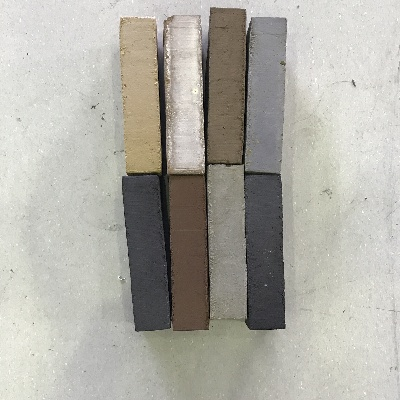
//> input picture Strojer_Images/Initial Test Images/Cropped/IMG_4048.JPG, 400 x 400 px
$ ./main   (built with g++ and OpenCV 4)
//> lines starting //> are read from the running program, lines starting //| are printed output that depends on the picture; after the words box and inside, x2 and y2 are one past the last pixel; in counts of white or black regions, pixels touching at a corner belong together
### Hough_transform/Point_transform.h
#pragma once
#include <opencv2/opencv.hpp>
#include <iostream>
class Point_transform
{
public:
	Point_transform(cv::Point2d focal_len);
	Point_transform(cv::Point2d focal_len, cv::Point2d origin_delta);
	Point_transform(cv::Mat transformation_mat, cv::Point2d focal_len, cv::Point2d origin_delta);
	cv::Point3f transform_point(cv::Point2d point, float depth);

private:
	cv::Mat transformation_mat;
	cv::Point2d focal_len; // millimeters
	cv::Point2d origin_delta;

};

### Hough_transform/Bricks_from_lines_img.h
#pragma once
#include <opencv2/opencv.hpp>
#include <iostream>
class Bricks_from_lines_img
{
public:
	Bricks_from_lines_img(cv::Mat src_img, std::vector<std::vector<double>> lines);
	void draw_contours(cv::Mat img);
	void draw_rotated_rect(cv::Mat img);
	void draw_rect(cv::Mat img);
	std::vector<std::vector<cv::Point>> get_contours();
	std::vector<cv::RotatedRect> rotated_rectangles;


private:
	cv::RNG rng;
	std::vector<std::vector<double>> lines;
	cv::Mat base_img;
	std::vector<std::vector<cv::Point>> contours;
	std::vector<cv::Vec4i> hierarchy;

	int area_upper;
	int area_lower;
	int arc_length_upper;
	int arc_length_lower;

	void print_line_bw(cv::Mat img, double rho, double theta);

};

### Hough_transform/Hough_space.h
#pragma once
#include <opencv2/opencv.hpp>
class Hough_space
{
public:
	Hough_space(cv::Mat edge_img);

	//-------- methods -----------
	void save_to_csv(std::string filename);
	// ------ Not settled on yet --------
	void get_shifted_hough(); // check whether important clusters exist at top and bottom, if so, perform shifting


private:
	cv::Mat edge_img;
	cv::Mat hough_space;
	int img_height;
	int img_width;
	int hough_height;
	int hough_width;
	int resolution_rho;
	int rho_max;
	float resolution_theta;
	int num_angle;
	std::vector<float> theta_tick;
	std::vector<int> rho_tick;
	std::vector<std::vector<double>> lines;

	//-------------- Methods ---------------------
	cv::Point get_parameters(cv::Point idx_point);
	void initialise_hough_space();
	void fill_ticks();
	void find_lines(int accum_threshold);


};

### Hough_transform/Hough_space.cpp
#include "Hough_space.h"

Hough_space::Hough_space(cv::Mat edge_img)
{
    this->rng(123456);
	this->edge_img = edge_img.clone();
	this->img_height = this->edge_img.size().height;
	this->img_width = this->edge_img.size().width;
	this->rho_max = cvRound(sqrt(pow(img_width, 2.0) + pow(img_height, 2.0))/2);
	this->resolution_theta = CV_PI / 180;
	this->resolution_rho = 1;
	this->num_angle = cvRound(CV_PI / resolution_theta);
    this->hough_height = num_angle;
    this->hough_width = rho_max * 2 + 1;
	this->hough_matrix = cv::Mat::zeros(hough_height, hough_width, CV_16U);
    this->accum_threshold = 0.35;
    initialise_hough_space();
    fill_ticks();

}

/**
 * Method that initialises the hough space by calculating the hough transform and filling in "tick containers"
 * By default the reuolution of the hough space is 1 degreee for the theta, and 1 pixel for rho.
 *
 * @param img - edge image
 *
 * @return hough space
 */
// [23 lines left out: function initialise_hough_space, not called in this run]

/**
 * Method which fills in the "tick containers" for rho and theta.
 * These containers are implemented to ease conversion from image matrix to parameters.
 */
// [103 lines left out: functions fill_ticks, find_lines, not called in this run]

/**
 * Find whether there exists prominent clusters near the edges of the hough space, which would "wrap around"
 */
// [128 lines left out: functions clusters_at_border, find_splitting_line, inverse_shift_points, inverse_shift_single_contour, inverse_shift_single_point, show_contours, not called in this run]
/**
* Convert a point in hough space to a vector of the line parameters for the corresponding point.
* @param pos_hough_space - point in hough space
* @return vector of line parameters - {rho, theta}.
*/
// [8 lines left out: function convert_to_line, not called in this run]
/*
* Overloaded version of above method to accound for cv::Point2f
*/
// [8 lines left out: function convert_to_line, not called in this run]

/**
*  Finds the most dominante point within a specified contour in the hough space
*/
// [15 lines left out: function get_maximum, not called in this run]

/*
Finding the weighted average does not work due to the fact that the idicies relating to one cluster "jumps"
due to the shift and later inverse shift. This results in an average that does not make sense. A work around
for this may be to either keep the entire hough space in the shifted condition and simply change the axes, or
to keep the contour indicies in the shifted state until after the weighted average. This would require the hough
space to be artifcially shifted while calculating the weighted average.
*/
// [52 lines left out: functions get_weighted_average, save_to_csv, shift_hough, not called in this run]

### Hough_transform/main.cpp
#include <iostream>
#include <math.h>
#include <opencv2/opencv.hpp>
#include "Hough_space.h"
#include "Bricks_from_lines_img.h"
#include "Point_transform.h"

using namespace std;
using namespace cv;

RNG rng(12347); //random generator used for determine color of contours when displaying them.
double resolution_theta = CV_PI/180;
int resolution_rho = 1;

// [19 lines left out: function save_to_csv, not called in this run]

/**
 * print a single line on an image.
 * @param img (image with 3 channels)
 * @param rho
 * @param theta
 */
// [12 lines left out: function print_line, not called in this run]

/**
 * print a single line on a black and white image.
 * @param img (image with 1 channel)
 * @param rho
 * @param theta
 */
// [12 lines left out: function print_line_bw, not called in this run]

/**
 * Draw lines on an image
 * @param img
 *
 */
// [7 lines left out: function draw_lines, not called in this run]

/**
 * @brief Cand show the found regions of ineterest within the hough space.
 * @param contour_list - list of contours detected in the hough space.
 * @param height - size of hough space in the theta dimension.
 * @param width - size of hough spaec in the rho dimension.
 */
// [21 lines left out: functions show_contours, print_line_parameters, not called in this run]

// Finds the intersection of two lines, or returns false.
// The lines are defined by (o1, p1) and (o2, p2).
/**
 * Find the intersection between two lines or return false. If true the found
 * @param o1
 * @param p1
 * @param o2
 * @param p2
 * @param r
 * @return
 */
// [14 lines left out: function intersection, not called in this run]

/**
 * Given a set of line parameters. The function return two points located on line far apprt. (Used for calculaing the intersection between two lines)
 * @param line_parameters
 * @param img_width
 * @param img_height
 */
// [14 lines left out: function get_points_on_line, not called in this run]

/**
 * Reduce the detected intersections to only include the intersections located with in the image.
 * @param intersections - vector of intersection points.
 * @param max_x - image width
 * @param max_y - image height
 */
// [14 lines left out: function filter_intersections, not called in this run]

/**
 * Finds intersections between lines.
 * @param lines - vector of line paramaters {rho, theta}
 * @param img_width, img height.
 * @return vector of intersections (cv::Point2f). The coordinates of the intersections relates directly to the image coordinates.
 */
// [22 lines left out: function get_intersections, not called in this run]

/**
 * prints the intersections on an image.
 * @param img - color image
 * @param points - vector of points
 */
// [7 lines left out: function show_intersections, not called in this run]

/**
 * prints the detected intersections in the terminal.
 * @param intersections - vector of points
 */
// [9 lines left out: function print_intersections, not called in this run]

int main()
{
    cv::Mat hough_space;
    cv::Mat edge_img;
    cv::Mat filter_img;
    cv::Mat gray_img;
    cv::Mat hough_space_norm;
    cv::Mat color_img = cv::imread("../Strojer_Images/Initial Test Images/Cropped/IMG_4048.JPG", IMREAD_COLOR);
//> color_img is the input picture: 400 rows x 400 cols, CV_8UC3; mean B, G, R 166.2, 174, 175.9

    cv::cvtColor(color_img, gray_img, CV_BGR2GRAY);
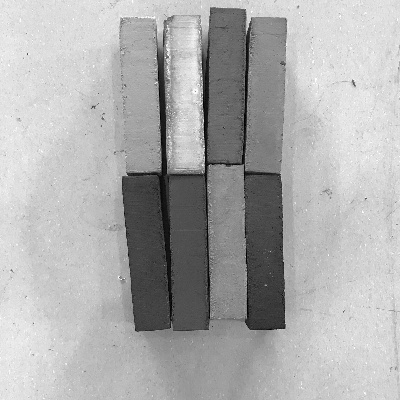
//> gray_img: 400 rows x 400 cols, CV_8UC1; min 0, max 255, mean 173.8
    cv::medianBlur(gray_img, filter_img, 5);
    cv::Canny(filter_img, edge_img, 60, 140);
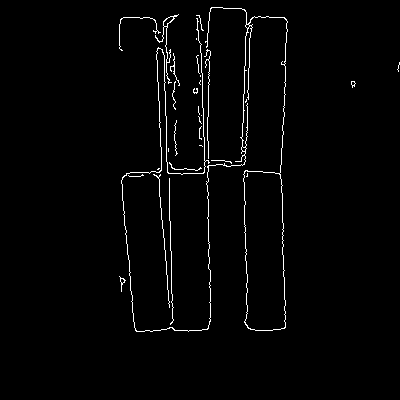
//> edge_img: 400 rows x 400 cols, CV_8UC1; 1.9% white in thin lines or dots, all inside (x1, y1, x2, y2) = (119, 7, 400, 332)
    cv::imshow("Edge Image", edge_img);

    Hough_space hough_lines(edge_img);
//> (in Hough_space, `this->rng(123456);` was passed over: rng is not available in this run)
//> (the run ends here: the program needs code that is not available in this run, at `this->hough_matrix = cv::Mat::zeros(hough_height, hough_width, CV_16U);`)

$ run again, with Strojer_Images/Initial Test Images/Cropped/IMG_4040.JPG copied over Strojer_Images/Initial Test Images/Cropped/IMG_4048.JPG
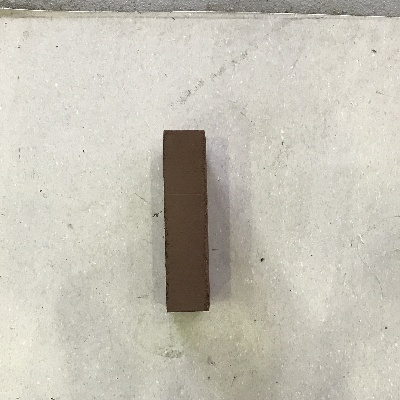
//> input picture Strojer_Images/Initial Test Images/Cropped/IMG_4040.JPG, 400 x 400 px
//> color_img is the input picture: 400 rows x 400 cols, CV_8UC3; mean B, G, R 182.3, 194, 197.7
//> `cv::cvtColor(color_img, gray_img, CV_BGR2GRAY);`:
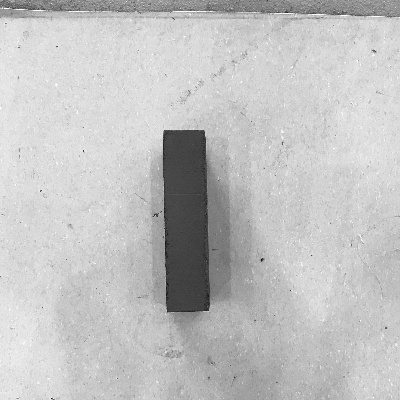
//> gray_img: 400 rows x 400 cols, CV_8UC1; min 2, max 254, mean 193.7
//> `cv::Canny(filter_img, edge_img, 60, 140);`:
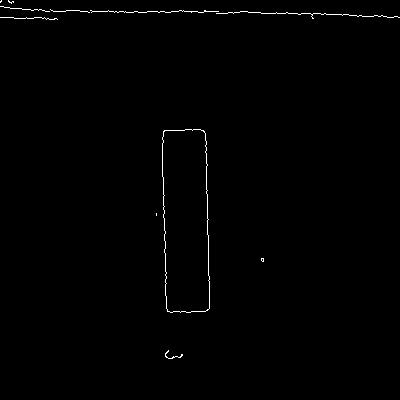
//> edge_img: 400 rows x 400 cols, CV_8UC1; 0.61% white in thin lines or dots, all inside (x1, y1, x2, y2) = (0, 0, 400, 359)

$ run again, with Strojer_Images/Initial Test Images/Cropped/IMG_4041.JPG copied over Strojer_Images/Initial Test Images/Cropped/IMG_4048.JPG
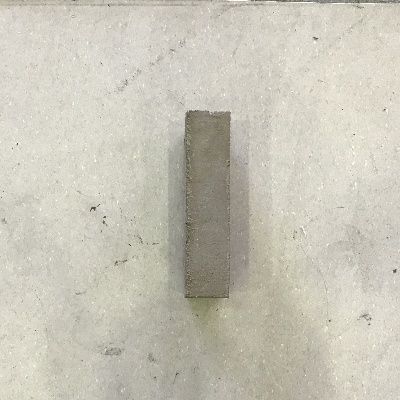
//> input picture Strojer_Images/Initial Test Images/Cropped/IMG_4041.JPG, 400 x 400 px
//> color_img is the input picture: 400 rows x 400 cols, CV_8UC3; mean B, G, R 183.9, 197.1, 200.1
//> `cv::medianBlur(gray_img, filter_img, 5);`:
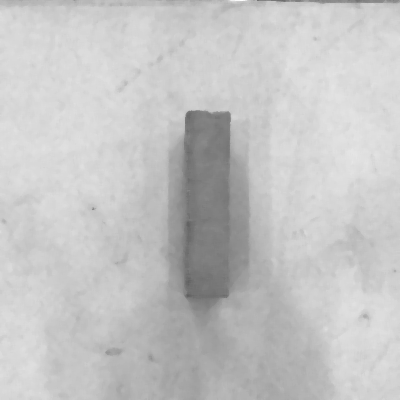
//> filter_img: 400 rows x 400 cols, CV_8UC1; min 95, max 253, mean 196.7
//> `cv::Canny(filter_img, edge_img, 60, 140);`:
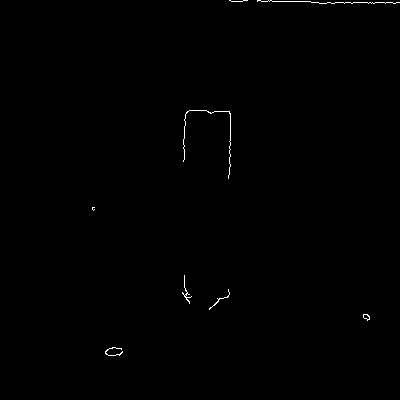
//> edge_img: 400 rows x 400 cols, CV_8UC1; 0.3% white in thin lines or dots, all inside (x1, y1, x2, y2) = (92, 0, 400, 356)

$ run again, with Strojer_Images/Initial Test Images/Cropped/IMG_4042.JPG copied over Strojer_Images/Initial Test Images/Cropped/IMG_4048.JPG
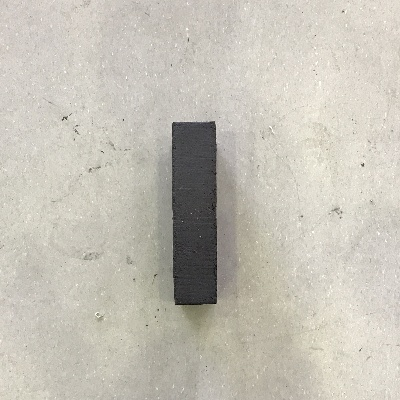
//> input picture Strojer_Images/Initial Test Images/Cropped/IMG_4042.JPG, 400 x 400 px
//> color_img is the input picture: 400 rows x 400 cols, CV_8UC3; mean B, G, R 182.4, 192.8, 196.8
//> `cv::medianBlur(gray_img, filter_img, 5);`:
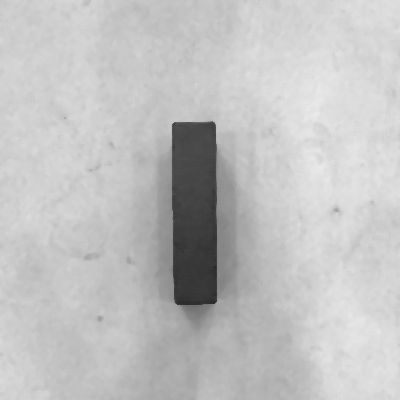
//> filter_img: 400 rows x 400 cols, CV_8UC1; min 41, max 235, mean 193
//> `cv::Canny(filter_img, edge_img, 60, 140);`:
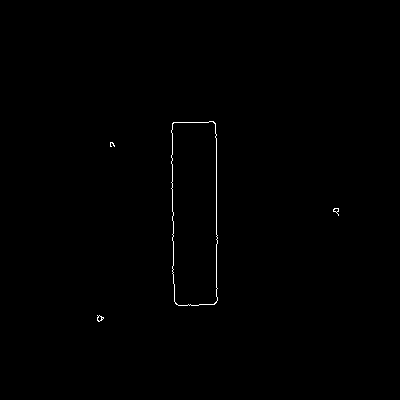
//> edge_img: 400 rows x 400 cols, CV_8UC1; 0.32% white in thin lines or dots, all inside (x1, y1, x2, y2) = (97, 121, 339, 322)
